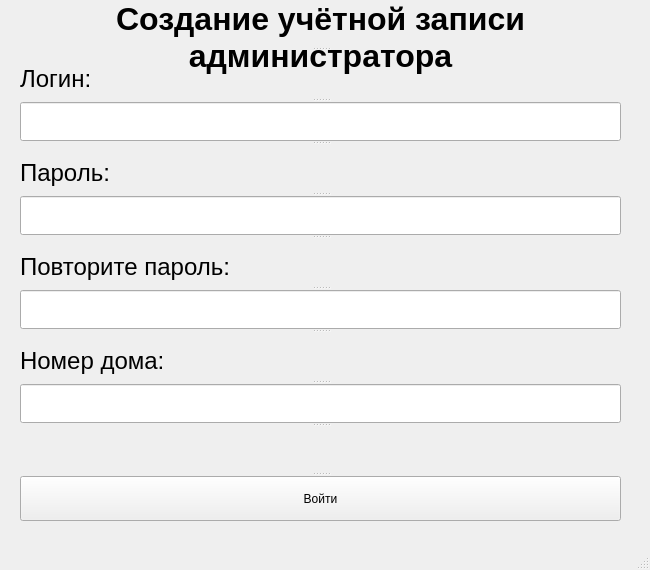
<?xml version="1.0" encoding="UTF-8"?>
<ui version="4.0">
 <class>MainWindow</class>
 <widget class="QMainWindow" name="MainWindow">
  <property name="geometry">
   <rect>
    <x>0</x>
    <y>0</y>
    <width>650</width>
    <height>570</height>
   </rect>
  </property>
  <property name="minimumSize">
   <size>
    <width>650</width>
    <height>570</height>
   </size>
  </property>
  <property name="maximumSize">
   <size>
    <width>650</width>
    <height>570</height>
   </size>
  </property>
  <property name="windowTitle">
   <string>SmartIntercom - создание БД</string>
  </property>
  <widget class="QWidget" name="centralwidget">
   <widget class="QSplitter" name="splitter">
    <property name="geometry">
     <rect>
      <x>20</x>
      <y>0</y>
      <width>601</width>
      <height>521</height>
     </rect>
    </property>
    <property name="orientation">
     <enum>Qt::Vertical</enum>
    </property>
    <widget class="QLabel" name="main_panel">
     <property name="minimumSize">
      <size>
       <width>601</width>
       <height>76</height>
      </size>
     </property>
     <property name="maximumSize">
      <size>
       <width>601</width>
       <height>76</height>
      </size>
     </property>
     <property name="lineWidth">
      <number>8</number>
     </property>
     <property name="midLineWidth">
      <number>3</number>
     </property>
     <property name="text">
      <string>&lt;html&gt;&lt;head/&gt;&lt;body&gt;&lt;p align=&quot;center&quot;&gt;&lt;span style=&quot; font-size:24pt; font-weight:600;&quot;&gt;Создание учётной записи&lt;br/&gt; администратора&lt;/span&gt;&lt;/p&gt;&lt;/body&gt;&lt;/html&gt;</string>
     </property>
    </widget>
    <widget class="QLabel" name="login_t">
     <property name="minimumSize">
      <size>
       <width>601</width>
       <height>57</height>
      </size>
     </property>
     <property name="maximumSize">
      <size>
       <width>601</width>
       <height>57</height>
      </size>
     </property>
     <property name="text">
      <string>&lt;html&gt;&lt;head/&gt;&lt;body&gt;&lt;p&gt;&lt;span style=&quot; font-size:18pt;&quot;&gt;Логин:&lt;/span&gt;&lt;/p&gt;&lt;/body&gt;&lt;/html&gt;</string>
     </property>
    </widget>
    <widget class="QLineEdit" name="login">
     <property name="minimumSize">
      <size>
       <width>601</width>
       <height>39</height>
      </size>
     </property>
     <property name="maximumSize">
      <size>
       <width>601</width>
       <height>39</height>
      </size>
     </property>
    </widget>
    <widget class="QLabel" name="passw_t">
     <property name="minimumSize">
      <size>
       <width>601</width>
       <height>56</height>
      </size>
     </property>
     <property name="maximumSize">
      <size>
       <width>601</width>
       <height>56</height>
      </size>
     </property>
     <property name="text">
      <string>&lt;html&gt;&lt;head/&gt;&lt;body&gt;&lt;p&gt;&lt;span style=&quot; font-size:18pt;&quot;&gt;Пароль:&lt;/span&gt;&lt;/p&gt;&lt;/body&gt;&lt;/html&gt;</string>
     </property>
    </widget>
    <widget class="QLineEdit" name="passw">
     <property name="minimumSize">
      <size>
       <width>601</width>
       <height>39</height>
      </size>
     </property>
     <property name="maximumSize">
      <size>
       <width>601</width>
       <height>39</height>
      </size>
     </property>
    </widget>
    <widget class="QLabel" name="passw_confirm_t">
     <property name="minimumSize">
      <size>
       <width>601</width>
       <height>56</height>
      </size>
     </property>
     <property name="maximumSize">
      <size>
       <width>601</width>
       <height>56</height>
      </size>
     </property>
     <property name="text">
      <string>&lt;html&gt;&lt;head/&gt;&lt;body&gt;&lt;p&gt;&lt;span style=&quot; font-size:18pt;&quot;&gt;Повторите пароль:&lt;/span&gt;&lt;/p&gt;&lt;/body&gt;&lt;/html&gt;</string>
     </property>
    </widget>
    <widget class="QLineEdit" name="passw_confirm">
     <property name="minimumSize">
      <size>
       <width>601</width>
       <height>39</height>
      </size>
     </property>
     <property name="maximumSize">
      <size>
       <width>601</width>
       <height>39</height>
      </size>
     </property>
    </widget>
    <widget class="QLabel" name="home_num_t">
     <property name="minimumSize">
      <size>
       <width>601</width>
       <height>56</height>
      </size>
     </property>
     <property name="maximumSize">
      <size>
       <width>601</width>
       <height>56</height>
      </size>
     </property>
     <property name="text">
      <string>&lt;html&gt;&lt;head/&gt;&lt;body&gt;&lt;p&gt;&lt;span style=&quot; font-size:18pt;&quot;&gt;Номер дома:&lt;/span&gt;&lt;/p&gt;&lt;/body&gt;&lt;/html&gt;</string>
     </property>
    </widget>
    <widget class="QLineEdit" name="home_num">
     <property name="minimumSize">
      <size>
       <width>601</width>
       <height>39</height>
      </size>
     </property>
     <property name="maximumSize">
      <size>
       <width>601</width>
       <height>39</height>
      </size>
     </property>
    </widget>
    <widget class="QLabel" name="error_label">
     <property name="minimumSize">
      <size>
       <width>601</width>
       <height>45</height>
      </size>
     </property>
     <property name="font">
      <font>
       <pointsize>16</pointsize>
      </font>
     </property>
     <property name="text">
      <string>&lt;html&gt;&lt;head/&gt;&lt;body&gt;&lt;p&gt;&lt;br/&gt;&lt;/p&gt;&lt;/body&gt;&lt;/html&gt;</string>
     </property>
    </widget>
    <widget class="QPushButton" name="reg_button">
     <property name="minimumSize">
      <size>
       <width>601</width>
       <height>45</height>
      </size>
     </property>
     <property name="maximumSize">
      <size>
       <width>601</width>
       <height>45</height>
      </size>
     </property>
     <property name="text">
      <string>Войти</string>
     </property>
    </widget>
   </widget>
  </widget>
  <widget class="QMenuBar" name="menubar">
   <property name="geometry">
    <rect>
     <x>0</x>
     <y>0</y>
     <width>650</width>
     <height>21</height>
    </rect>
   </property>
  </widget>
  <widget class="QStatusBar" name="statusbar"/>
 </widget>
 <resources/>
 <connections/>
</ui>
